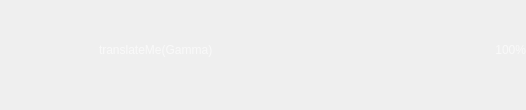
<?xml version="1.0" encoding="UTF-8"?>
<ui version="4.0">
 <class>m_Window</class>
 <widget class="QWidget" name="m_Window">
  <property name="geometry">
   <rect>
    <x>0</x>
    <y>0</y>
    <width>526</width>
    <height>110</height>
   </rect>
  </property>
  <property name="sizePolicy">
   <sizepolicy hsizetype="Expanding" vsizetype="Expanding">
    <horstretch>0</horstretch>
    <verstretch>0</verstretch>
   </sizepolicy>
  </property>
  <property name="palette">
   <palette>
    <active>
     <colorrole role="WindowText">
      <brush brushstyle="SolidPattern">
       <color alpha="255">
        <red>249</red>
        <green>249</green>
        <blue>249</blue>
       </color>
      </brush>
     </colorrole>
    </active>
    <inactive>
     <colorrole role="WindowText">
      <brush brushstyle="SolidPattern">
       <color alpha="255">
        <red>249</red>
        <green>249</green>
        <blue>249</blue>
       </color>
      </brush>
     </colorrole>
    </inactive>
    <disabled>
     <colorrole role="WindowText">
      <brush brushstyle="SolidPattern">
       <color alpha="255">
        <red>120</red>
        <green>120</green>
        <blue>120</blue>
       </color>
      </brush>
     </colorrole>
    </disabled>
   </palette>
  </property>
  <layout class="QHBoxLayout" name="horizontalLayout">
   <property name="spacing">
    <number>0</number>
   </property>
   <property name="leftMargin">
    <number>0</number>
   </property>
   <property name="topMargin">
    <number>0</number>
   </property>
   <property name="rightMargin">
    <number>0</number>
   </property>
   <property name="bottomMargin">
    <number>0</number>
   </property>
   <item>
    <widget class="COsdImage" name="m_CentralContainer" native="true">
     <property name="imageParams" stdset="0">
      <string notr="true">type=&quot;file&quot; src=&quot;img/osd/sliders/osd_gamma_back.png&quot;</string>
     </property>
     <layout class="QGridLayout" name="gridLayout">
      <property name="rightMargin">
       <number>0</number>
      </property>
      <item row="2" column="2">
       <spacer name="spacer_2">
        <property name="orientation">
         <enum>Qt::Vertical</enum>
        </property>
        <property name="sizeType">
         <enum>QSizePolicy::Fixed</enum>
        </property>
        <property name="sizeHint" stdset="0">
         <size>
          <width>20</width>
          <height>30</height>
         </size>
        </property>
       </spacer>
      </item>
      <item row="0" column="0">
       <spacer name="spacer">
        <property name="orientation">
         <enum>Qt::Horizontal</enum>
        </property>
        <property name="sizeType">
         <enum>QSizePolicy::Fixed</enum>
        </property>
        <property name="sizeHint" stdset="0">
         <size>
          <width>90</width>
          <height>20</height>
         </size>
        </property>
       </spacer>
      </item>
      <item row="0" column="1" colspan="3">
       <layout class="QHBoxLayout" name="horizontalLayout_2">
        <property name="spacing">
         <number>0</number>
        </property>
        <property name="leftMargin">
         <number>0</number>
        </property>
        <property name="rightMargin">
         <number>0</number>
        </property>
        <item>
         <widget class="CSkinOneLineText" name="m_Text">
          <property name="sizePolicy">
           <sizepolicy hsizetype="Expanding" vsizetype="Minimum">
            <horstretch>0</horstretch>
            <verstretch>0</verstretch>
           </sizepolicy>
          </property>
          <property name="text">
           <string>translateMe(Gamma)</string>
          </property>
          <property name="alignment">
           <set>Qt::AlignBottom|Qt::AlignLeading|Qt::AlignLeft</set>
          </property>
          <property name="glow" stdset="0">
           <string>glow=&quot;3&quot; samples=&quot;4&quot; color=&quot;0x50000000&quot;</string>
          </property>
          <property name="marginLeft" stdset="0">
           <number>5</number>
          </property>
         </widget>
        </item>
        <item>
         <widget class="CSkinOneLineText" name="m_Value">
          <property name="sizePolicy">
           <sizepolicy hsizetype="Minimum" vsizetype="Minimum">
            <horstretch>0</horstretch>
            <verstretch>0</verstretch>
           </sizepolicy>
          </property>
          <property name="text">
           <string notr="true">100%</string>
          </property>
          <property name="alignment">
           <set>Qt::AlignBottom|Qt::AlignRight|Qt::AlignTrailing</set>
          </property>
          <property name="glow" stdset="0">
           <string notr="true">glow=&quot;3&quot; samples=&quot;4&quot; color=&quot;0x50000000&quot;</string>
          </property>
          <property name="marginRight" stdset="0">
           <number>5</number>
          </property>
         </widget>
        </item>
       </layout>
      </item>
      <item row="1" column="1" colspan="3">
       <widget class="COsdImage" name="m_Cursor" native="true">
        <property name="sizePolicy">
         <sizepolicy hsizetype="Preferred" vsizetype="Fixed">
          <horstretch>0</horstretch>
          <verstretch>0</verstretch>
         </sizepolicy>
        </property>
        <property name="minimumSize">
         <size>
          <width>0</width>
          <height>8</height>
         </size>
        </property>
        <property name="maximumSize">
         <size>
          <width>16777215</width>
          <height>8</height>
         </size>
        </property>
        <property name="imageParams" stdset="0">
         <string notr="true">type=&quot;file&quot; src=&quot;img/osd/sliders/osd_gamma_up.png&quot;</string>
        </property>
       </widget>
      </item>
     </layout>
    </widget>
   </item>
  </layout>
 </widget>
 <customwidgets>
  <customwidget>
   <class>COsdImage</class>
   <extends>QWidget</extends>
   <header>osdimage.h</header>
   <container>1</container>
  </customwidget>
  <customwidget>
   <class>CSkinOneLineText</class>
   <extends>QLabel</extends>
   <header>skinonelinetext.h</header>
  </customwidget>
 </customwidgets>
 <resources/>
 <connections/>
</ui>
